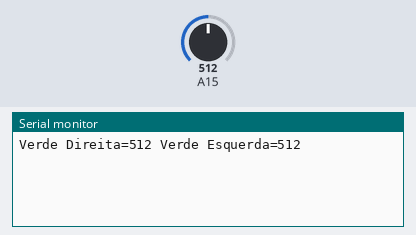
Recording of a sketch running on a simulated Arduino Mega 2560, built with avr-gcc and run on an emulated ATmega2560. On the bench: the last lines printed to the serial monitor. The inputs (shaded band) are chosen by the test bench; at power-on: A15 = 512.

Above: at 4.2 s.
4.3 s: A15 set to 716
At 5.6 s:
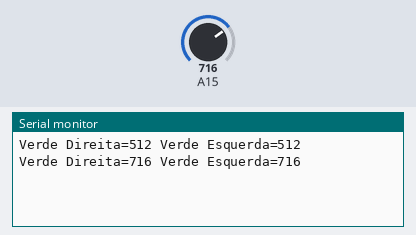
5.8 s: A15 set to 900
At 7.3 s:
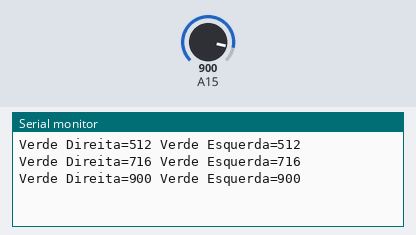
Timing chart, 0 to 8.8 s (numbered marks = the images above; inputs shaded):
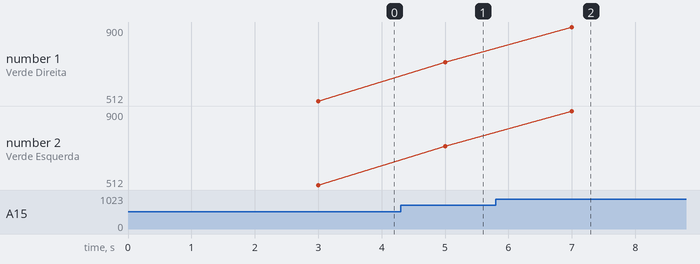

The sketch:

teste_sensor_verde.ino
```cpp
         int VD = A15; //sensor verde direita
         int VE = A14;//sensor verde esquerda


void setup() {
            pinMode(A15, INPUT);
            pinMode(A14, INPUT);

Serial.begin(9600);
delay(3000);
}
void loop() {
int VD = analogRead(A15);
Serial.print("Verde Direita=");
Serial.print(VD);

int VE = analogRead(A15);
Serial.print(" Verde Esquerda=");
Serial.print(VE);

Serial.println(" ");
delay(2000);
}
```

Measured:
- after the input at 4.3 s, the serial monitor: prints a new line after 0.70 s (image 1)
- after the input at 5.8 s, the serial monitor: prints a new line after 1.2 s (image 2)
- plotted number 1: 512 → 716 after the input at 4.3 s, 716 → 900 after the input at 5.8 s
- plotted number 2: 512 → 716 after the input at 4.3 s, 716 → 900 after the input at 5.8 s
